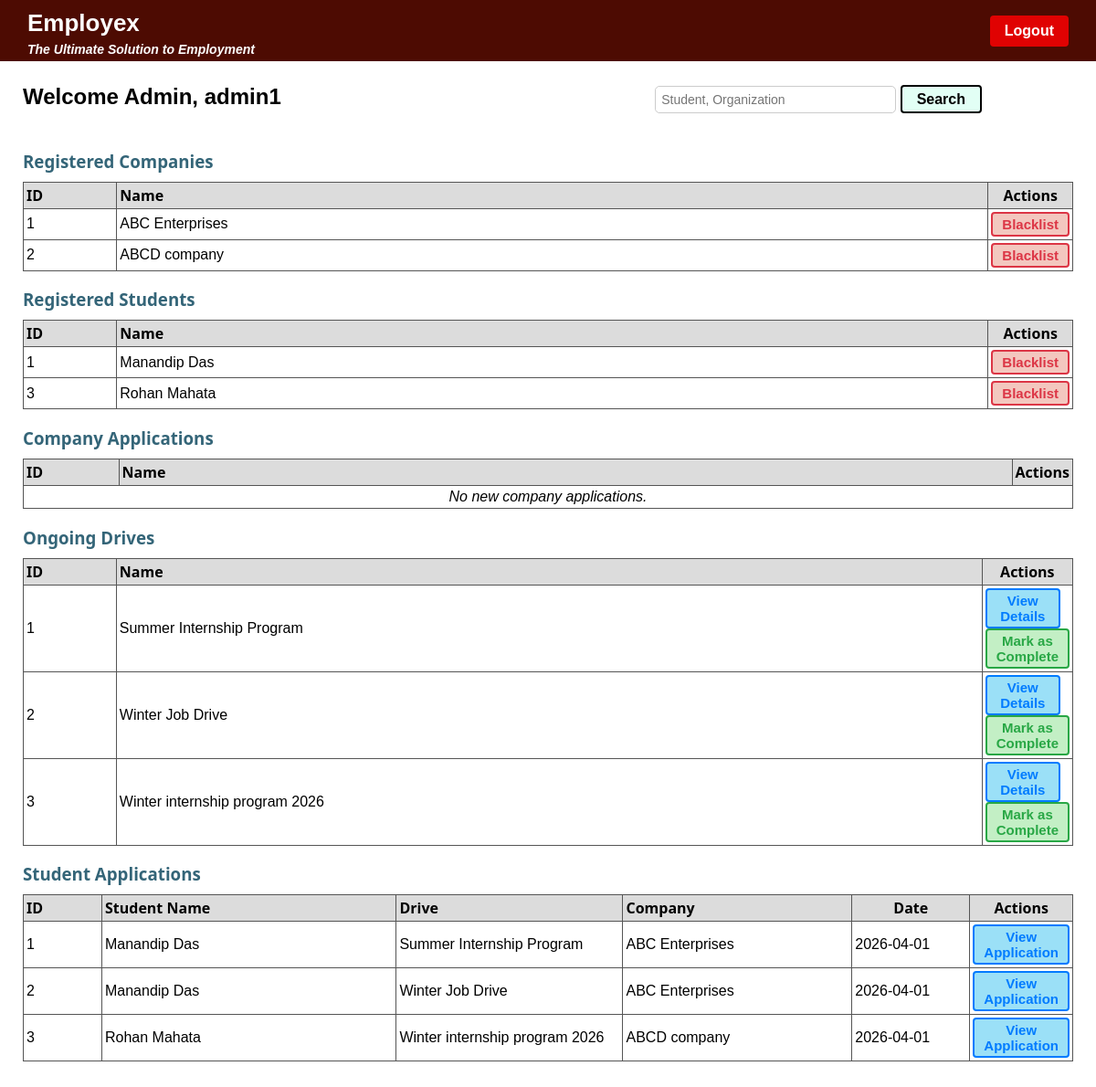
The app's page /admin-dashboard (signed in) with its own data.
### application/models.py (models this page shows)
class Admin(db.Model):
    id = db.Column(db.Integer, primary_key=True, autoincrement=True)
    username = db.Column(db.String(100), unique=True, nullable=False)
    password = db.Column(db.String(100), nullable=False)
    email=db.Column(db.String(100), nullable=False)

class Company(db.Model):
    id = db.Column(db.Integer, primary_key=True, autoincrement=True)
    username = db.Column(db.String(100), unique=True, nullable=False)
    password = db.Column(db.String(100), nullable=False)
    name = db.Column(db.String(100), nullable=False)
    email = db.Column(db.String(100), nullable=False)
    address = db.Column(db.String(100))
    overview = db.Column(db.String(2000), nullable=False)
    status = db.Column(db.Integer, nullable=False) # approved, pending, blacklisted

class Student(db.Model):
    id = db.Column(db.Integer, primary_key=True, autoincrement=True)
    username = db.Column(db.String(100), unique=True, nullable=False)
    password = db.Column(db.String(100), nullable=False)
    name = db.Column(db.String(100), nullable=False)
    dob = db.Column(db.Date, nullable=False)
    department = db.Column(db.String(100))
    status = db.Column(db.String(100), nullable=False) # approved, blacklisted

class Drive(db.Model):
    id = db.Column(db.Integer, primary_key=True, autoincrement=True)
    comapny = db.Column(db.Integer, db.ForeignKey(Company.id), nullable=False)
    name = db.Column(db.String(100), nullable=False)
    job_title = db.Column(db.String(100), nullable=False)
    job_description = db.Column(db.String(100), nullable=True)
    salary = db.Column(db.Integer, nullable=False)
    location = db.Column(db.String(100))
    eligibility_criteria = db.Column(db.String(500), nullable=False)
    deadline = db.Column(db.Date, nullable=False)
    status = db.Column(db.String(100), nullable=False) # ongoing, completed, cancelled

class Student_Applications(db.Model):
    id = db.Column(db.Integer, primary_key=True, autoincrement=True)
    drive = db.Column(db.Integer, db.ForeignKey(Drive.id), nullable=False)
    company = db.Column(db.Integer, db.ForeignKey(Drive.comapny), nullable=False)
    student = db.Column(db.Integer, db.ForeignKey(Student.id), nullable=False)
    date = db.Column(db.Date, nullable=False)
    interview_type = db.Column(db.String(100), nullable=False)
    remarks = db.Column(db.String(100), nullable=False)
    status = db.Column(db.String(100), nullable=False) # applied, shortlisted, waiting, rejected

### application/controllers.py (the view)
@app.route("/admin-dashboard", methods=['GET', 'POST'])
def admin_dash():
    if 'user_id' in session:
        user_id = session['user_id']
        user = Admin.query.filter_by(id=user_id).first()
        reg_comp = Company.query.filter(Company.status == "approved").all()
        reg_stud = Student.query.filter(Student.status == "approved").all()
        comp_app = Company.query.filter(Company.status == "pending").all()
        ong_drives = Drive.query.filter(Drive.deadline >= today, Drive.status == "ongoing").all()
        stud_app = db.session.query(Student_Applications, Student, Drive, Company).join(Student, Student.id == Student_Applications.student).join(Drive, Drive.id == Student_Applications.drive).join(Company, Company.id == Student_Applications.company).all()
        return render_template("admin_dashboard.html", user=user, reg_comp=reg_comp, reg_stud=reg_stud, comp_app=comp_app, ong_drives=ong_drives, stud_app=stud_app)

### templates/admin_dashboard.html (shortened to what this page needs)
<!DOCTYPE html>
<html lang="en">
<head>
    <link rel="stylesheet" href="/static/style.css">
</head>
<body>
    <div class="top-border">
        <div>
            <h1>Employex</h1>
            <h4>The Ultimate Solution to Employment</h4>
        </div>
        <div class="btn-group">
            <a href="/logout" class="btn" style="border: none; color: white; background-color: rgb(224, 2, 2);">Logout</a>
        </div>
    </div>
    <div style="padding: 5px 25px; align-items: center; justify-content: space-between; display: flex;">
        <h2>Welcome Admin, {{ user.username }}</h2>
        <div class="search"  style="padding-right: 100px;">
            <form method="GET" action="/admin-search">
                <input type="text" name="q" placeholder="Student, Organization" value="{{ query if query else '' }}" style="padding: 6px; width: 250px;">
                <button class="btn" style="background-color: rgb(226, 255, 245); padding: 4.5px 16px;" type="submit">Search</button>
            </form>
        </div>
    </div>
    <div id="content" style="padding: 0px 25px">
        <h3 class="headings" style="margin-bottom: 10px; color:#346578; font-family: system-ui;" >Registered Companies</h3>
    </div>
    <div id="table" style="padding: 0px 25px">
        <table class="table">
            <tr style="font-family: system-ui;">
                <th scope="col" style="width: 100px;">ID</th>
                <th scope="col" style="width: 1000px; text-align: left;">Name</th>
                <th scope="col" style="text-align: center;">Actions</th>
            </tr>
            {% if reg_comp %}
                {% for comp in reg_comp %}
                <tr>
                    <td>{{ comp.id }}</td>
                    <td>{{ comp.name }}</td>
                    <td style="text-align: center;">
                        <a href="/blacklist-company?id={{ comp.id }}"
                        class="btn btn-red" style=" background-color: rgb(243, 199, 191); font-size: 15px; padding: 3px 10px;">
                            Blacklist
                        </a>
                    </td>
                </tr>
                {% endfor %}
            {% else %}
                <tr>
                    <td colspan="5" style="text-align:center; font-style:italic;">
                        No registered companies.
                    </td>
                </tr>
            {% endif %}
        </table>
    </div>
    <div id="content" style="padding: 0px 25px">
        <h3 class="headings" style="margin-bottom: 10px; color:#346578; font-family: system-ui;" >Registered Students</h3>
    </div>
    <div id="table" style="padding: 0px 25px">
        <table class="table">
            <tr style="font-family: system-ui;">
                <th scope="col" style="width: 100px;">ID</th>
                <th scope="col" style="width: 1000px; text-align: left;">Name</th>
                <th scope="col" style="text-align: center;">Actions</th>
            </tr>
            {% if reg_stud %}
                {% for stud in reg_stud %}
                <tr>
                    <td>{{ stud.id }}</td>
                    <td>{{ stud.name }}</td>
                    <td style="text-align: center;">
                        <a href="/blacklist-student?id={{ stud.id }}"
                        class="btn btn-red" style=" background-color: rgb(243, 199, 191); font-size: 15px; padding: 3px 10px;">
                            Blacklist
                        </a>
                    </td>
                </tr>
                {% endfor %}
            {% else %}
                <tr>
                    <td colspan="5" style="text-align:center; font-style:italic;">
                        No registered students.
                    </td>
                </tr>
            {% endif %}
        </table>
    </div>
    <div id="content" style="padding: 0px 25px">
        <h3 class="headings" style="margin-bottom: 10px; color:#346578; font-family: system-ui;" >Company Applications</h3>
    </div>
    <div id="table" style="padding: 0px 25px">
        <table class="table">
            <tr style="font-family: system-ui;">
                <th scope="col" style="width: 100px;">ID</th>
                <th scope="col" style="width: 1000px; text-align: left;">Name</th>
                <th scope="col" style="text-align: center;">Actions</th>
            </tr>
            {% if comp_app %}
                {% for comp in comp_app %}
                <tr>
                    <td>{{ comp.id }}</td>
                    <td>{{ comp.name }}</td>
                    <td style="text-align: center;">
                        <a href="/approve-company?id={{ comp.id }}"
                        class="btn btn-green" style=" background-color: rgb(195, 239, 197); font-size: 15px; padding: 3px 10px;">
                            Approve
                        </a>
                    </td>
                </tr>
                {% endfor %}
            {% else %}
                <tr>
                    <td colspan="5" style="text-align:center; font-style:italic;">
                        No new company applications.
                    </td>
                </tr>
            {% endif %}
        </table>
    </div>
    <div id="content" style="padding: 0px 25px">
        <h3 class="headings" style="margin-bottom: 10px; color:#346578; font-family: system-ui;" >Ongoing Drives</h3>
    </div>
    <div id="table" style="padding: 0px 25px">
        <table class="table">
            <tr style="font-family: system-ui;">
                <th scope="col" style="width: 100px;">ID</th>
                <th scope="col" style="width: 1000px; text-align: left;">Name</th>
                <th scope="col" style="text-align: center;">Actions</th>
            </tr>
            {% if ong_drives %}
                {% for drive in ong_drives %}
                <tr>
                    <td>{{ drive.id }}</td>
                    <td>{{ drive.name }}</td>
                    <td style="text-align: center;">
                        <a href="#view-drive-details" class="btn btn-blue" style="margin-right: 10px;">View Details</a>
                        <a href="/mark-drive-completed?id={{ drive.id }}"
                        class="btn btn-green" style=" background-color: rgb(195, 239, 197); font-size: 15px; padding: 3px 10px;">
                            Mark as Complete
                        </a>
                    </td>
                </tr>
                {% endfor %}
            {% else %}
                <tr>
                    <td colspan="6" style="text-align:center; font-style:italic;">
                        No ongoing drives.
                    </td>
                </tr>
            {% endif %}
        </table>
    </div>
    <div id="content" style="padding: 0px 25px">
        <h3 class="headings" style="margin-bottom: 10px; color:#346578; font-family: system-ui;" >Student Applications</h3>
    </div>
    <div id="table" style="padding: 0px 25px">
        <table class="table">
            <tr style="font-family: system-ui;">
                <th scope="col" style="width: 100px;">ID</th>
                <th scope="col" style="width: 400px; text-align: left;">Student Name</th>
                <th scope="col" style="width: 300px;">Drive</th>
                <th scope="col" style="width: 300px;">Company</th>
                <th scope="col" style="width: 150px; text-align: center;">Date</th>
                <th scope="col" style="text-align: center;">Actions</th>
            </tr>
            {% if stud_app %}
                {% for app, stud, drive, comp in stud_app %}
                <tr>
                    <td>{{ app.id }}</td>
                    <td>{{ stud.name }}</td>
                    <td>{{ drive.name }}</td>
                    <td>{{ comp.name }}</td>
                    <td>{{ app.date }}</td>
                    <td style="text-align: center;">
                        <a href="#view-student-application" class="btn btn-blue">View Application</a>
                    </td>
                </tr>
                {% endfor %}
            {% else %}
                <tr>
                    <td colspan="6" style="text-align:center; font-style:italic;">
                        No student applications.
                    </td>
                </tr>
            {% endif %}
        </table>
    </div>
    <div style="height: 40px;"></div>
</body>
</html>

### static/style.css (style rules this page uses)
body { margin: 0; font-family: Arial, sans-serif; }
.btn-group { display: flex; gap: 10px; }
.btn { padding: 8px 16px; text-decoration: none; border: 2px solid; background-color: #af8523; color: black; font-size: 16px; font-weight: bold; cursor: pointer; border-radius: 4px; }
.btn-blue { color: #007bff; border-color: #007bff; background: rgb(155, 224, 247); font-size: 15px; padding: 3px 10px; display: inline-block; }
.btn-green { color: #28a745; border-color: #28a745; background: #eaf7ee; display: inline-block; }
.btn-red { color: #dc3545; border-color: #dc3545; font-size: 15px; padding: 3px 10px; background: #fdeaea; display: inline-block; }
input { width: 100%; padding: 9px; margin-top: 6px; border-radius: 5px; border: 1px solid #ccc; font-size: 14px; }
table { width: 100%; border-collapse: collapse; background: #fff; }
th { border: 1px solid #555; padding: 3px; background: #dcdcdc; text-align: left; }
td { border: 1px solid #555; padding: 3px; }
.top-border { background-color: #4d0b02; padding: 5px 30px; display: flex; align-items: center; justify-content: space-between; }
.top-border h1 { margin: 5px 0; font-size: 26px; font-weight: bold; color: #ffffff; }
.top-border h4 { margin: 0; font-size: 14px; font-style: italic; color: #ffffff; }

### records on screen
Admin: username "admin1"
Company: id "1", name "ABC Enterprises"
Company: id "2", name "ABCD company"
Student: id "1", name "Manandip Das"
Student: id "3", name "Rohan Mahata"
Drive: id "1", name "Summer Internship Program"
Drive: id "2", name "Winter Job Drive"
Drive: id "3", name "Winter internship program 2026"
Student_Applications: id "1", name "Manandip Das", name "Summer Internship Program", name "ABC Enterprises", date "2026-04-01"
Student_Applications: id "2", name "Manandip Das", name "Winter Job Drive", name "ABC Enterprises", date "2026-04-01"
Student_Applications: id "3", name "Rohan Mahata", name "Winter internship program 2026", name "ABCD company", date "2026-04-01"
